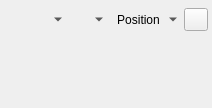
<?xml version="1.0" encoding="UTF-8"?>
<!--
 Copyright (C) Sapura Secured Technologies, 2020-2023. All Rights Reserved.

 @file
 @version $Id: ActiveIncidents.ui 1727 2023-07-20 08:26:59Z rosnin $
-->
<ui version="4.0">
 <class>ActiveIncidents</class>
 <widget class="QWidget" name="ActiveIncidents">
  <property name="minimumSize">
   <size>
    <width>0</width>
    <height>0</height>
   </size>
  </property>
  <property name="maximumSize">
   <size>
    <width>16777215</width>
    <height>16777215</height>
   </size>
  </property>
  <layout class="QVBoxLayout" name="vLayout">
   <property name="spacing">
    <number>0</number>
   </property>
   <property name="leftMargin">
    <number>2</number>
   </property>
   <property name="topMargin">
    <number>0</number>
   </property>
   <property name="rightMargin">
    <number>2</number>
   </property>
   <property name="bottomMargin">
    <number>0</number>
   </property>
   <item>
    <widget class="QFrame" name="titleFrame">
     <property name="sizePolicy">
      <sizepolicy hsizetype="Preferred" vsizetype="Fixed">
       <horstretch>0</horstretch>
       <verstretch>0</verstretch>
      </sizepolicy>
     </property>
     <property name="minimumSize">
      <size>
       <width>0</width>
       <height>40</height>
      </size>
     </property>
     <property name="frameShape">
      <enum>QFrame::NoFrame</enum>
     </property>
     <property name="frameShadow">
      <enum>QFrame::Raised</enum>
     </property>
     <layout class="QHBoxLayout" name="titleHLayout">
      <property name="spacing">
       <number>5</number>
      </property>
      <property name="leftMargin">
       <number>2</number>
      </property>
      <property name="topMargin">
       <number>0</number>
      </property>
      <property name="rightMargin">
       <number>2</number>
      </property>
      <property name="bottomMargin">
       <number>0</number>
      </property>
      <item>
       <widget class="QLabel" name="titleIconLabel">
        <property name="maximumSize">
         <size>
          <width>28</width>
          <height>28</height>
         </size>
        </property>
        <property name="pixmap">
         <pixmap resource="Resources.qrc">:/Images/images/icon_incident.png</pixmap>
        </property>
        <property name="scaledContents">
         <bool>true</bool>
        </property>
       </widget>
      </item>
      <item>
       <widget class="QLabel" name="titleLabel"/>
      </item>
      <item>
       <widget class="QToolButton" name="iconBtn">
        <property name="toolTip">
         <string>Icons</string>
        </property>
        <property name="icon">
         <iconset resource="Resources.qrc">
          <normaloff>:/Images/images/icon_icons.png</normaloff>
          :/Images/images/icon_icons.png</iconset>
        </property>
        <property name="popupMode">
         <enum>QToolButton::MenuButtonPopup</enum>
        </property>
        <property name="toolButtonStyle">
         <enum>Qt::ToolButtonIconOnly</enum>
        </property>
        <property name="autoRaise">
         <bool>true</bool>
        </property>
       </widget>
      </item>
      <item>
       <widget class="QToolButton" name="filterBtn">
        <property name="toolTip">
         <string>Filter</string>
        </property>
        <property name="icon">
         <iconset resource="Resources.qrc">
          <normaloff>:/Images/images/icon_filter.png</normaloff>
          :/Images/images/icon_filter.png</iconset>
        </property>
        <property name="popupMode">
         <enum>QToolButton::MenuButtonPopup</enum>
        </property>
        <property name="toolButtonStyle">
         <enum>Qt::ToolButtonIconOnly</enum>
        </property>
        <property name="autoRaise">
         <bool>true</bool>
        </property>
       </widget>
      </item>
      <item>
       <widget class="QToolButton" name="posBtn">
        <property name="text">
         <string>Position</string>
        </property>
        <property name="popupMode">
         <enum>QToolButton::MenuButtonPopup</enum>
        </property>
        <property name="toolButtonStyle">
         <enum>Qt::ToolButtonTextOnly</enum>
        </property>
        <property name="autoRaise">
         <bool>true</bool>
        </property>
       </widget>
      </item>
      <item>
       <widget class="QToolButton" name="toggleShowBtn">
        <property name="text">
         <string/>
        </property>
        <property name="icon">
         <iconset resource="Resources.qrc">
          <normaloff>:/Images/images/icon_upward.png</normaloff>
          <normalon>:/Images/images/icon_downward.png</normalon>
          :/Images/images/icon_upward.png</iconset>
        </property>
        <property name="checkable">
         <bool>true</bool>
        </property>
       </widget>
      </item>
     </layout>
    </widget>
   </item>
   <item>
    <widget class="QFrame" name="scrollAreaFrame">
     <property name="frameShape">
      <enum>QFrame::NoFrame</enum>
     </property>
     <property name="frameShadow">
      <enum>QFrame::Raised</enum>
     </property>
     <layout class="QHBoxLayout" name="scrollAreaHLayout">
      <property name="spacing">
       <number>0</number>
      </property>
      <property name="leftMargin">
       <number>0</number>
      </property>
      <property name="topMargin">
       <number>0</number>
      </property>
      <property name="rightMargin">
       <number>0</number>
      </property>
      <property name="bottomMargin">
       <number>0</number>
      </property>
      <item>
       <widget class="QScrollArea" name="scrollArea">
        <property name="frameShape">
         <enum>QFrame::NoFrame</enum>
        </property>
        <property name="widgetResizable">
         <bool>true</bool>
        </property>
        <widget class="QWidget" name="scrollWidget">
        </widget>
       </widget>
      </item>
     </layout>
    </widget>
   </item>
  </layout>
 </widget>
 <resources/>
 <connections/>
</ui>
